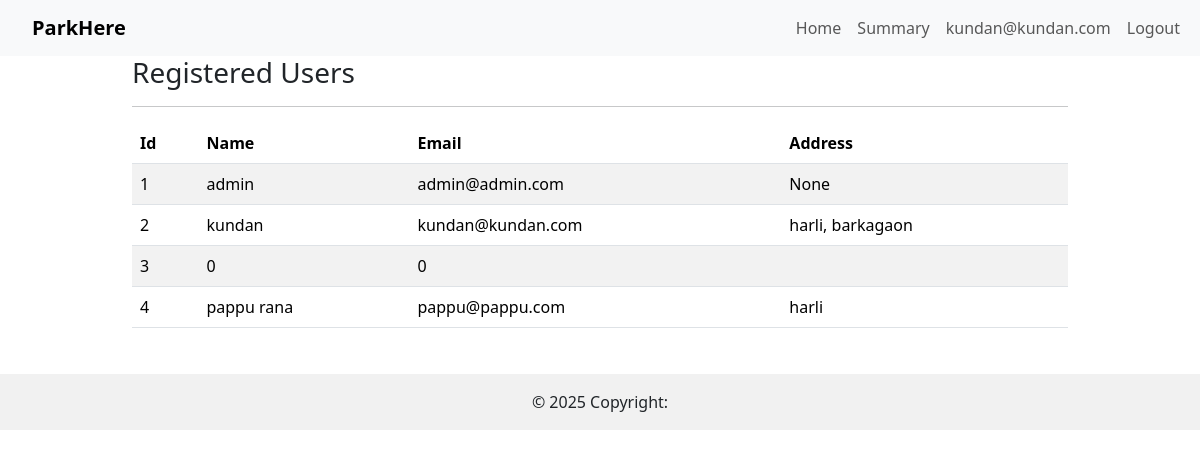
The app's page /registered_users (signed in) with its own data.
### controller/models.py (models this page shows)
class UserData(db.Model):
    __tablename__='user_data'
    id = db.Column(db.Integer(), primary_key =True, autoincrement=True)
    user_name = db.Column(db.String(60), nullable =False)
    user_email = db.Column(db.String(130),unique =True, nullable=False)
    password= db.Column(db.String(200), nullable =False)
    address = db.Column(db.String(200), nullable =True)
    roles = db.Column(db.String(20), default ='user')
    reservations=db.relationship('ReservedSpot',backref='users',lazy=True)

### controller/all_routes.py (the view)
@app.route('/registered_users')
def registered_users():
    return render_template('registered_users.html',usersdata=UserData.query.all())

### templates/registered_users.html (shortened to what this page needs)
{% extends 'base.html' %}
{%block content%}
<div class="container">
    <h3>Registered Users</h3>
    <hr>
    <div class="table-responsive">
        <table class="table table-striped table-hover">
            <thead>
                <tr>
                    <th>Id</th>
                    <th>Name</th>
                    <th>Email</th>
                    <th>Address</th>
                </tr>
            </thead>
            <tbody>
                {% for usr in usersdata %}
                <tr>
                    <td>{{ usr.id }}</td>
                    <td>{{ usr.user_name }}</td>
                    <td>{{ usr.user_email }}</td>
                    <td>{{ usr.address }}</td>
                </tr>
                {% endfor %}
            </tbody>
        </table>
    </div>
</div>
{%endblock%}

### templates/nav.html (shortened to what this page needs)
<nav class="navbar navbar-expand-lg bg-body-tertiary">
    <div class="container-fluid">
        <a class="navbar-brand" href="/"><b>ParkHere</b></a>
        <div class="collapse navbar-collapse" id="navbarSupportedContent">
            <ul class="navbar-nav ms-auto mb-2 mb-lg-0">
                {% if session.get('email') %}
                <li class="nav-item">
                    <a class="nav-link" aria-current="page" href="/dashboard">Home</a>
                </li>
                <li class="nav-item">
                    <a class="nav-link" aria-current="page" href="#">Summary</a>
                </li>
                <li class="nav-item">
                    <a class="nav-link" aria-current="page" href="#">{{session.get('email')}}</a>
                </li>
                <li class="nav-item">
                    <a class="nav-link" aria-current="page" href="/logout">Logout</a>
                </li>
                {% endif %}
            </ul>
        </div>
    </div>
</nav>

### static/style.css (style rules this page uses)
* { margin: 0; padding: 0; }
.container { width: 80%; justify-content: center; }
a { text-decoration: none; }
.navbar-brand { padding-left: 20px; }

### records on screen
UserData: get "kundan@kundan.com", id "2", user_name "kundan", user_email "kundan@kundan.com", address "harli, barkagaon"
UserData: id "1", user_name "admin", user_email "admin@admin.com", address "None"
UserData: id "3", user_name "0", user_email "0"
UserData: id "4", user_name "pappu rana", user_email "pappu@pappu.com", address "harli"
